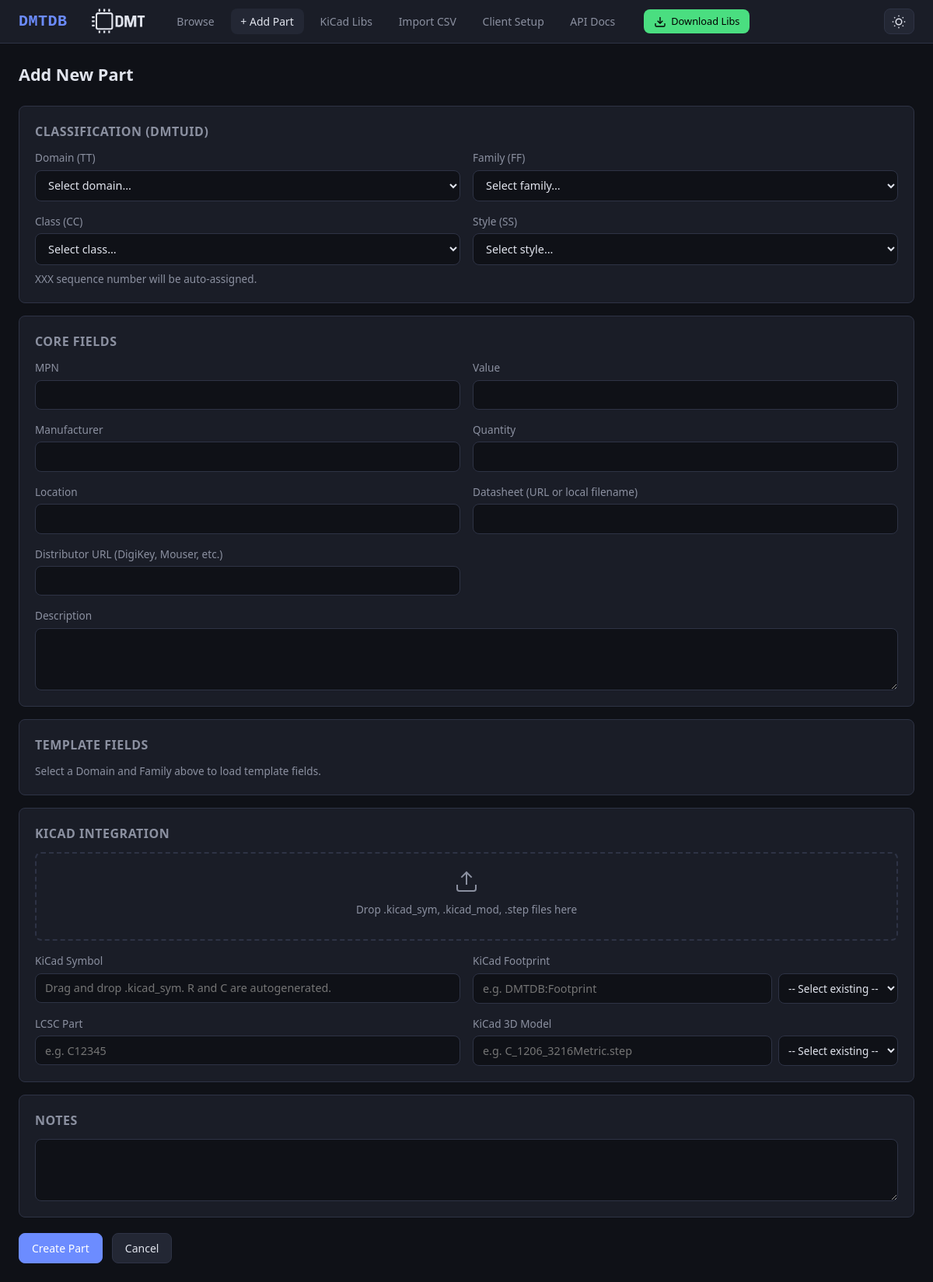
/part/add?template=DMT-01010101017, run on an earlier commit of the app's database.
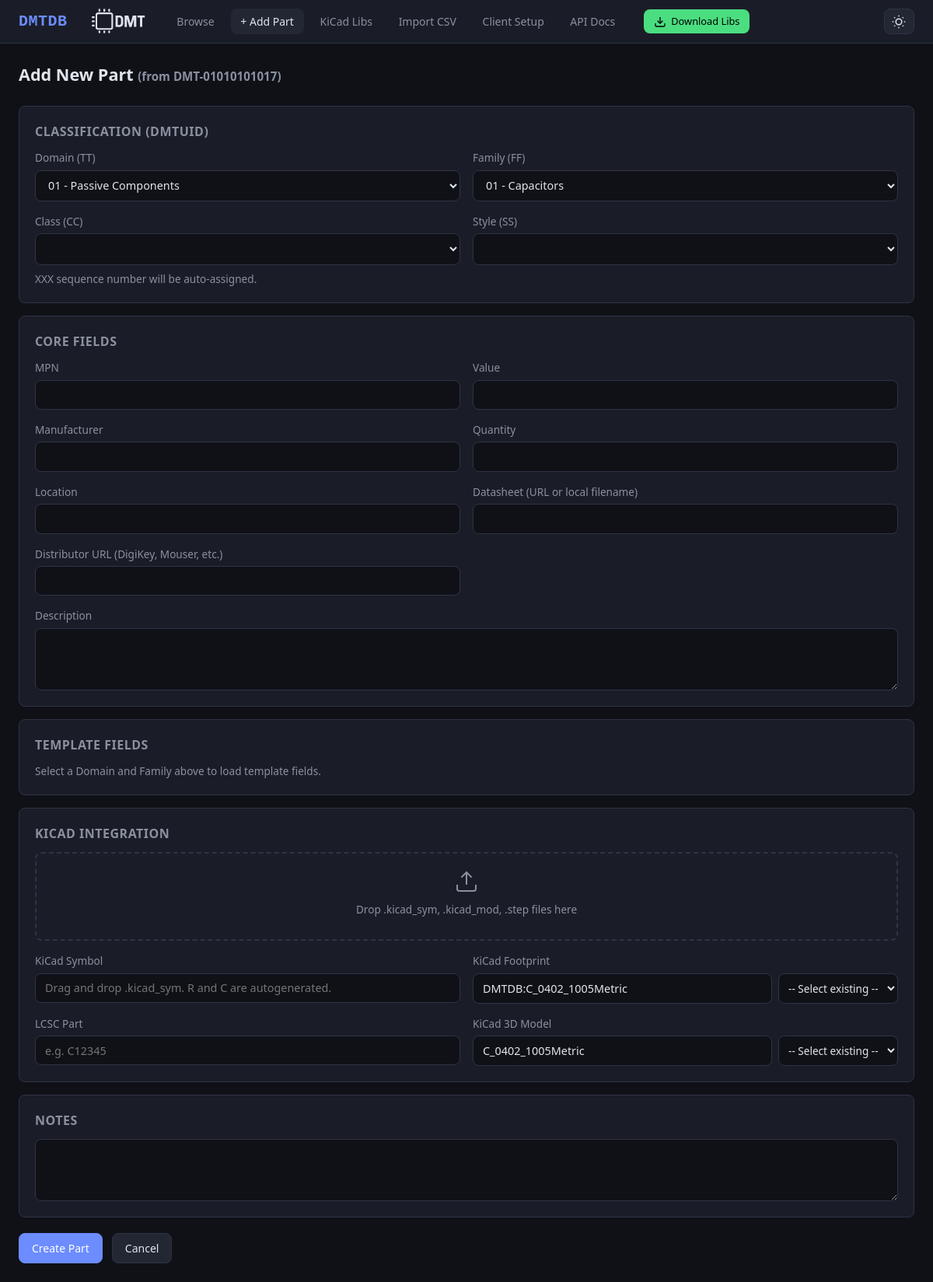
And on a later commit of the database.
### db/models.py (models this page shows, shortened)
class Base(DeclarativeBase):
    pass

class Part(Base):
    __tablename__ = "parts"
    dmtuid = Column(String(20), primary_key=True)               # DMT-TTFFCCSSXXX
    tt  = Column(String(2), nullable=False, index=True)
    ff  = Column(String(2), nullable=False, index=True)
    cc  = Column(String(2), nullable=False, index=True)
    ss  = Column(String(2), nullable=False, index=True)
    xxx = Column(String(3), nullable=False)
    mpn          = Column(String(200), index=True, default="")
    manufacturer = Column(String(200), index=True, default="")
    value        = Column(String(200), index=True, default="")
    description  = Column(Text, default="")
    quantity     = Column(String(50), default="")
    location     = Column(String(200), default="")
    datasheet    = Column(Text, default="")
    distributor  = Column(Text, default="")
    kicad_symbol    = Column(String(300), default="")
    kicad_footprint = Column(String(300), default="")
    kicad_libref    = Column(String(300), default="")
    kicad_3dmodel   = Column(String(300), default="")
    extra_json = Column(Text, default="{}")
    notes      = Column(Text, default="")
    created_at = Column(DateTime, default=lambda: datetime.now(timezone.utc))
    updated_at = Column(DateTime, default=lambda: datetime.now(timezone.utc),
                        onupdate=lambda: datetime.now(timezone.utc))
    fields = relationship(
        "PartField", back_populates="part",
        cascade="all, delete-orphan", lazy="selectin",
    )
    __table_args__ = (
        Index("ix_ttffccss", "tt", "ff", "cc", "ss"),
    )

### ui/routes_forms.py (the view, shortened to what this page needs)
@ui_bp.route("/part/add", methods=["GET", "POST"])
def part_add():
    domains = get_domains()
    if request.method == "GET":
        template_part = None
        template_dmtuid = request.args.get("template", "").strip()
        if template_dmtuid:
            session = get_session()
            try:
                template_part = PartsService.get(session, template_dmtuid)
            finally:
                session.close()
        return render_template(
            "add_edit.html", part=None, domains=domains,
            template_fields=None, mode="add", template_part=template_part,
        )

### db/engine.py (called while the page is built)
def get_session() -> Session:
    if _SessionLocal is None:
        raise RuntimeError("Database not initialised - call init_db() first")
    return _SessionLocal()

### schema/loader.py (called while the page is built)
def get_domains() -> list[dict]:
    return _schema.get("domains", [])

### services/parts_service.py (called while the page is built)
    @staticmethod
    def get(session: Session, dmtuid: str) -> Part | None:
        return session.get(Part, dmtuid.upper())

### templates/add_edit.html (shortened to what the changed rows need)
{% extends "base.html" %}
{% block content %}
<div class="page-header">
  <h1>{% if mode == 'edit' %}Edit {{ part.dmtuid }}{% elif template_part %}Add New Part <span
      style="font-size:.7em; color:var(--text-dim);">(from {{ template_part.dmtuid }})</span>{% else %}Add New Part{%
    endif %}</h1>
</div>
<form method="post" id="partForm">
  <div class="detail-card" style="margin-bottom:1rem;">
    <h2>Classification (DMTUID)</h2>
    {% if mode == 'edit' %}
    <p style="font-family:var(--mono); font-size:1.1rem; color:var(--accent); margin-bottom:.75rem;">{{ part.dmtuid }}
    </p>
    <p style="color:var(--text-dim); font-size:.85rem;">Classification cannot be changed after creation.</p>
    {% else %}
    <div class="form-grid">
      <div class="form-group">
        <label>Domain (TT)</label>
        <select name="tt" id="ttSel" required>
          <option value="">Select domain…</option>
          {% for dom in domains %}
          <option value="{{ dom.tt }}">{{ dom.tt }} - {{ dom.name }}</option>
          {% endfor %}
        </select>
      </div>
      <div class="form-group">
        <label>Family (FF)</label>
        <select name="ff" id="ffSel" required>
          <option value="">Select family…</option>
        </select>
      </div>
      <div class="form-group">
        <label>Class (CC)</label>
        <select name="cc" id="ccSel" required>
          <option value="">Select class…</option>
        </select>
      </div>
      <div class="form-group">
        <label>Style (SS)</label>
        <select name="ss" id="ssSel" required>
          <option value="">Select style…</option>
        </select>
      </div>
    </div>
    <p style="color:var(--text-dim); font-size:.85rem; margin-top:.5rem;">XXX sequence number will be auto-assigned.</p>
    {% endif %}
  </div>
  <div class="detail-card" style="margin-bottom:1rem;">
    <h2>Core Fields</h2>
  </div>
  <div class="detail-card" style="margin-bottom:1rem;" id="templateFieldsCard">
    <h2>Template Fields </h2>
  </div>
  <div class="detail-card" style="margin-bottom:1rem;">
    <h2>KiCad Integration</h2>
    <div class="form-grid">
      <div class="form-group">
        <div class="input-with-dropdown">
          <input type="text" name="kicad_footprint" id="kicadFootprintInput"
            value="{{ part.kicad_footprint if part else (template_part.kicad_footprint if template_part else '') }}"
            placeholder="e.g. DMTDB:Footprint">
          <select id="footprintSelect" title="Select existing footprint">
            <option value="">-- Select existing --</option>
          </select>
        </div>
      </div>
      <div class="form-group">
        <div class="input-with-dropdown">
          <input type="text" name="kicad_3dmodel" id="kicad3dmodelInput"
            value="{{ part.kicad_3dmodel if part else (template_part.kicad_3dmodel if template_part else '') }}"
            placeholder="e.g. C_1206_3216Metric.step">
          <select id="model3dSelect" title="Select existing 3D model">
            <option value="">-- Select existing --</option>
          </select>
        </div>
      </div>
    </div>
  </div>
  <div class="detail-card" style="margin-bottom:1rem;">
    <h2>Notes</h2>
  </div>
</form>
{% endblock %}

What changed in the data, as far as the page shows it:
added Part: dmtuid "DMT-01010101017", kicad_footprint "DMTDB:C_0402_1005Metric", kicad_3dmodel "C_0402_1005Metric"
Also different on the page:
form field tt: "Select domain…" → "01 - Passive Components"
form field ff: "Select family…" → "01 - Capacitors"
form field cc: "Select class…" → (not shown)
form field ss: "Select style…" → (not shown)
text now shown: "(from )"
